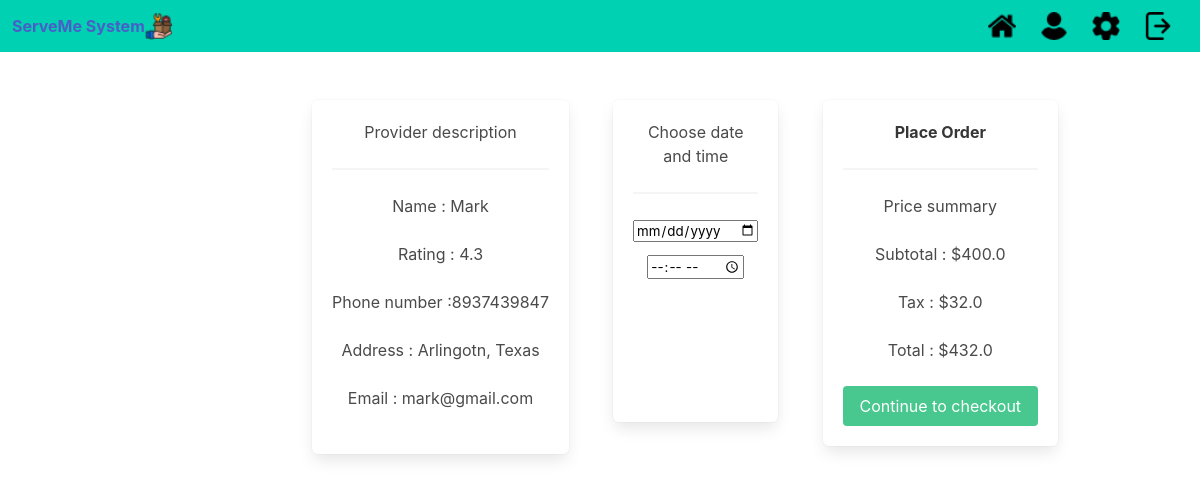
The app's page /providers?provider_id=1&service_id=1 (signed in) with its own data.
### serveme/models.py (models this page shows, shortened)
class Provider (db.Model):
    provider_id     = db.Column(db.Integer, primary_key=True)
    provider_name   = db.Column(db.String(50), nullable=False)
    rating_avg      = db.Column(db.Float)
    phone_number    = db.Column(db.String(10), nullable=False)
    address         = db.Column(db.String(25), nullable=False)
    email           = db.Column(db.String(20), nullable=False)
    ssn             = db.Column(db.String(9), nullable=False)
    services        = db.relationship('Service', backref='service_provider', lazy=True)

class Service (db.Model):
    __searchable__  = ['description']
    provider_id     = db.Column(db.Integer, db.ForeignKey('provider.provider_id'), nullable=False)
    service_id      = db.Column(db.Integer, nullable=False, primary_key=True)
    rating_avg      = db.Column(db.Float(precision=2), nullable=False)
    service_name    = db.Column(db.String(20), nullable=False)
    cost            = db.Column(db.Float(precision=2), nullable=False)
    description     = db.Column(db.String(255), nullable=False)
    category        = db.Column(db.String(20), nullable=False)

### serveme/main.py (the view)
@main.route('/providers')
def providers():
    provider_id_from_client=request.args.get('provider_id')
    service_id_from_client = request.args.get('service_id')
    result = Provider.query.filter_by(provider_id=provider_id_from_client).all()
    service_result = Service.query.filter_by(service_id=service_id_from_client)
    return render_template('order.html', providers=result, services=service_result)

### serveme/__init__.py (called while the page is built)
def create_app():
    app = Flask(__name__)
    app.config['SECRET_KEY'] = 'secret-key-goes-here'
    app.config['SQLALCHEMY_TRACK_MODIFICATIONS'] = True
    app.config['SQLALCHEMY_DATABASE_URI'] = 'sqlite:///serveme.db'
    app.config['DEBUG'] = True
    search2.init_app(app)
    db.init_app(app)
    login_manager = LoginManager()
    login_manager.login_view = 'auth.login'
    login_manager.init_app(app)
    from .models import User
    @login_manager.user_loader
    def load_user(user_id):
        return User.query.get(str(user_id))
    from .auth import auth as auth_blueprint
    app.register_blueprint(auth_blueprint)
    from .main import main as main_blueprint
    app.register_blueprint(main_blueprint)
    from .search import search as search_blueprint
    app.register_blueprint(search_blueprint)
    return app

### serveme/templates/order.html
{% extends "base.html" %}
{% block content %}
<br>
<br>
{%if providers != null%}
 <div style="display: flex; flex-direction: horizontal; margin-left:20%;">
    <div >
        <div class="box">
            <h1>Provider description</h1>
            <hr>
            <p style="text-align:center">Name : {{providers[0].provider_name}}</p>
            <br>
            <p>Rating : {{providers[0].rating_avg}}</p>
            <br>
            <p>Phone number :{{providers[0].phone_number}}</p>
            <br>
            <p>Address : {{providers[0].address}}</p>
            <br>
            <p>Email : {{providers[0].email}}</p>
            <br>
        </div>
    </div>
    <form method="POST" action="{{ url_for('main.order',cost=services[0].cost, provider_id=services[0].provider_id ,service_id=services[0].service_id, description=services[0].description) }}">
            <div style="display: flex; flex-direction: horizontal;">
                <div class="box" style="margin-left:10%">
                    <p>Choose date and time</p>
                    <hr>
                    <div class="field">
                        <div class="control">
                            <input type="date" name="date">
                        </div>
                    </div>
                    <div class="field">
                        <div class="control">
                            <input type="time" name="time">
                        </div>
                    </div>
                </div>
                {% if services != null %}
                <div  class="box" style="margin-left: 10%;" >
                    <h1> <strong>Place Order</strong> </h1>
                    <hr>
                    <h1>Price summary</h1>
                    <br>
                    <p>Subtotal : ${{services[0].cost}}</p>
                    <br>
                    <p>Tax : ${{0.08 * services[0].cost}}</p>
                    <br>
                    <p>Total : ${{0.08*services[0].cost + services[0].cost}} </p>
                    <br>
                    <button class="button is-success">Continue to checkout</button>
                    <br>
                </div>
                {%endif%}
            </div>
    </form>
</div>
{%endif%}
{% endblock %}

### records on screen
Provider: provider_name "Mark", rating_avg "4.3", phone_number "8937439847", address "Arlingotn, Texas", email "mark@gmail.com"
Service: cost "400.0", 0.08*services[0].cost "32.0", 0.08*services[0].cost+services[0].cost "432.0"
